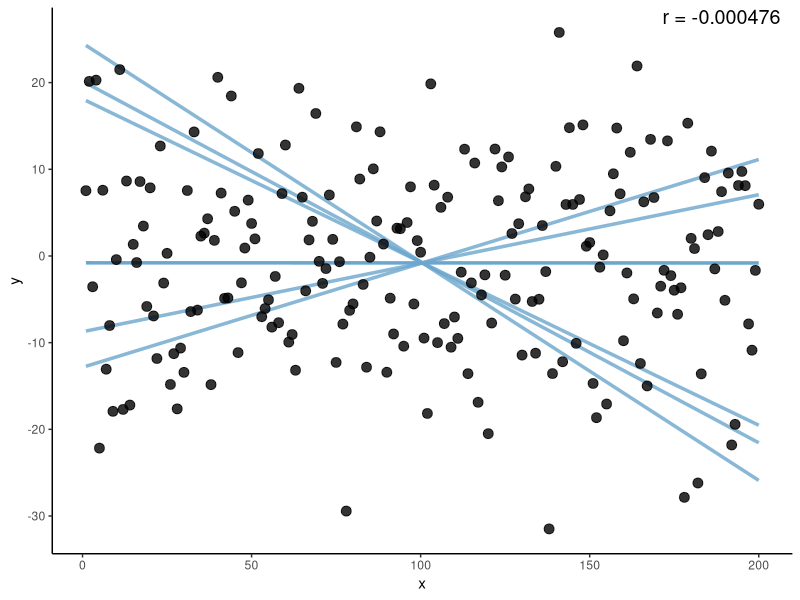
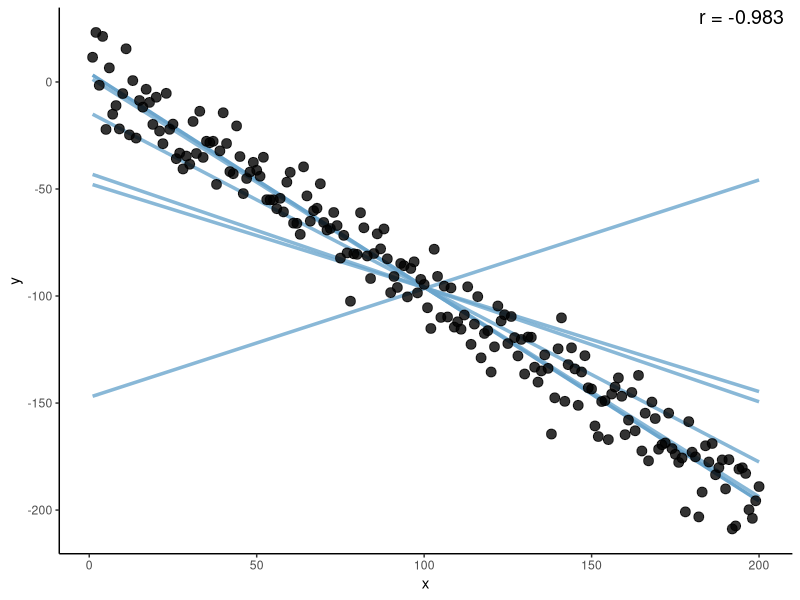
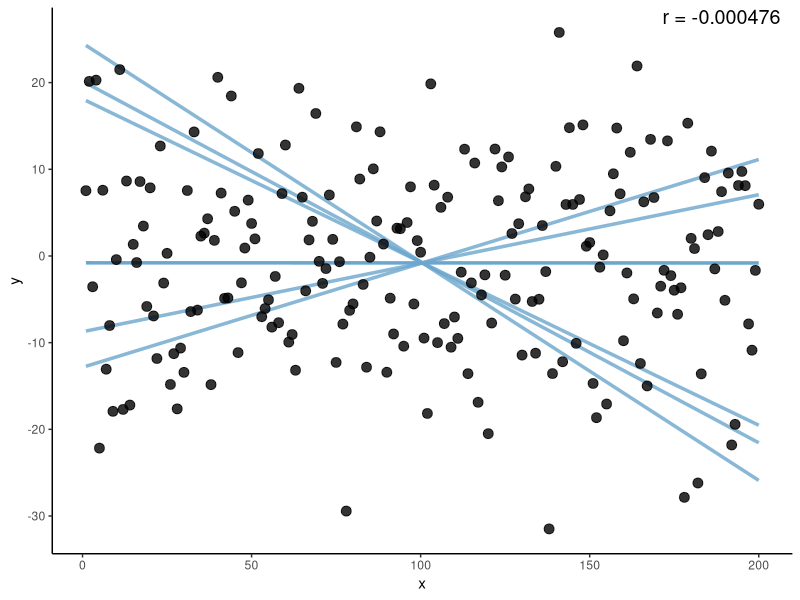
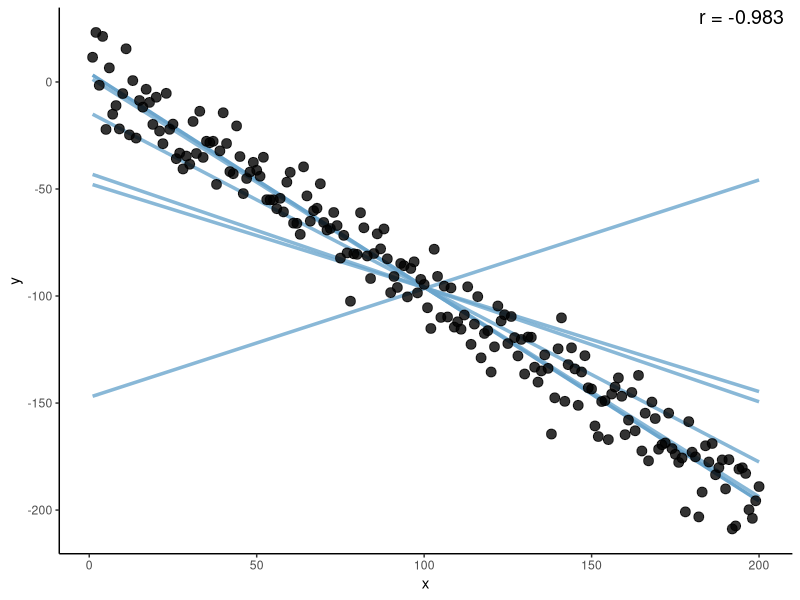

The R script that drew these images, in order:
## ---- chunk 1
knitr::opts_chunk$set(echo = TRUE)
## ---- chunk 2
library(ggplot2) #required for making the plot
library(dplyr) #required for the pipe  
## ---- chunk 3
set.seed(666)
## ---- chunk 4
random_line <- function(x, y){  #takes scatter plot data as input: feed in x and y 
  
  randomize <- function(x, y){
  b_random = runif(n = 1, min = min(y), max = max(y))
  a_random = (mean(y) - b_random)/mean(x)
  y_random = a_random*x + b_random 
} #this function produces a line w/ random slope & intercept that passes (mean(x), mean(y)) 
  #the max and min y intercept is determined by the max and min y value 
  #since the line has to pass (mean(x), mean(y)), the slope = (mean(y) - y_intercept)/mean(x) 
  
  p = data.frame(
    x = x, 
    y = y 
  ) %>% 
    cbind(replicate(randomize(x, y), n = 5) %>%  #produce 5 random lines 
            as.data.frame()) %>% 
  ggplot(aes(x = x, y = y)) +
    geom_smooth(method = "lm", se = F, color = "skyblue3", size = 1.2, alpha = 0.8) + #your best fit line
    geom_line(aes(y = V1), color = "skyblue3", size = 1.2, alpha = 0.8) + 
    geom_line(aes(y = V2), color = "skyblue3", size = 1.2, alpha = 0.8) +
    geom_line(aes(y = V3), color = "skyblue3", size = 1.2, alpha = 0.8) +
    geom_line(aes(y = V4), color = "skyblue3", size = 1.2, alpha = 0.8) +
    geom_line(aes(y = V5), color = "skyblue3", size = 1.2, alpha = 0.8) +  #your 5 random lines
    geom_point(size = 3, alpha = 0.8) + #the scattered points
    theme_classic() + #just the theme, not critical 
    annotate(geom = "text", 
    label = paste("r = ", signif(cor(x, y), 3), sep = ""), #print the correlation coefficient 
    size = 5, 
    x = Inf, 
    y = if(cor(x, y) > 0){   #for r > 0, text appears at lower right corner 
       -Inf
    } else {Inf},     #for r <= 0, text appeares at upper right corner 
    hjust = 1.1,
    vjust = if(cor(x, y) > 0){
       -1.1    #some fine adjustment on text justification 
    } else {1.1}  
    ) 
  print(p)
} 
## ---- chunk 5
df1 <- data.frame(
  x = c(1:200),   #n = 200 simulation
  noise = rnorm(n = 200, mean = 0, sd = 10) #add some normally distributed noise 
) %>% 
  mutate(y = -x + noise + 5) #the best fit line is y = -x + 5

head(df1)
## ---- chunk 6
random_line(x = df1$x, y = df1$noise) 
ggsave("bad_example.png", height = 5, width = 5)
## ---- chunk 7
random_line(x = df1$x, y = df1$y) 
ggsave("good_example.png", height = 5, width = 5)
